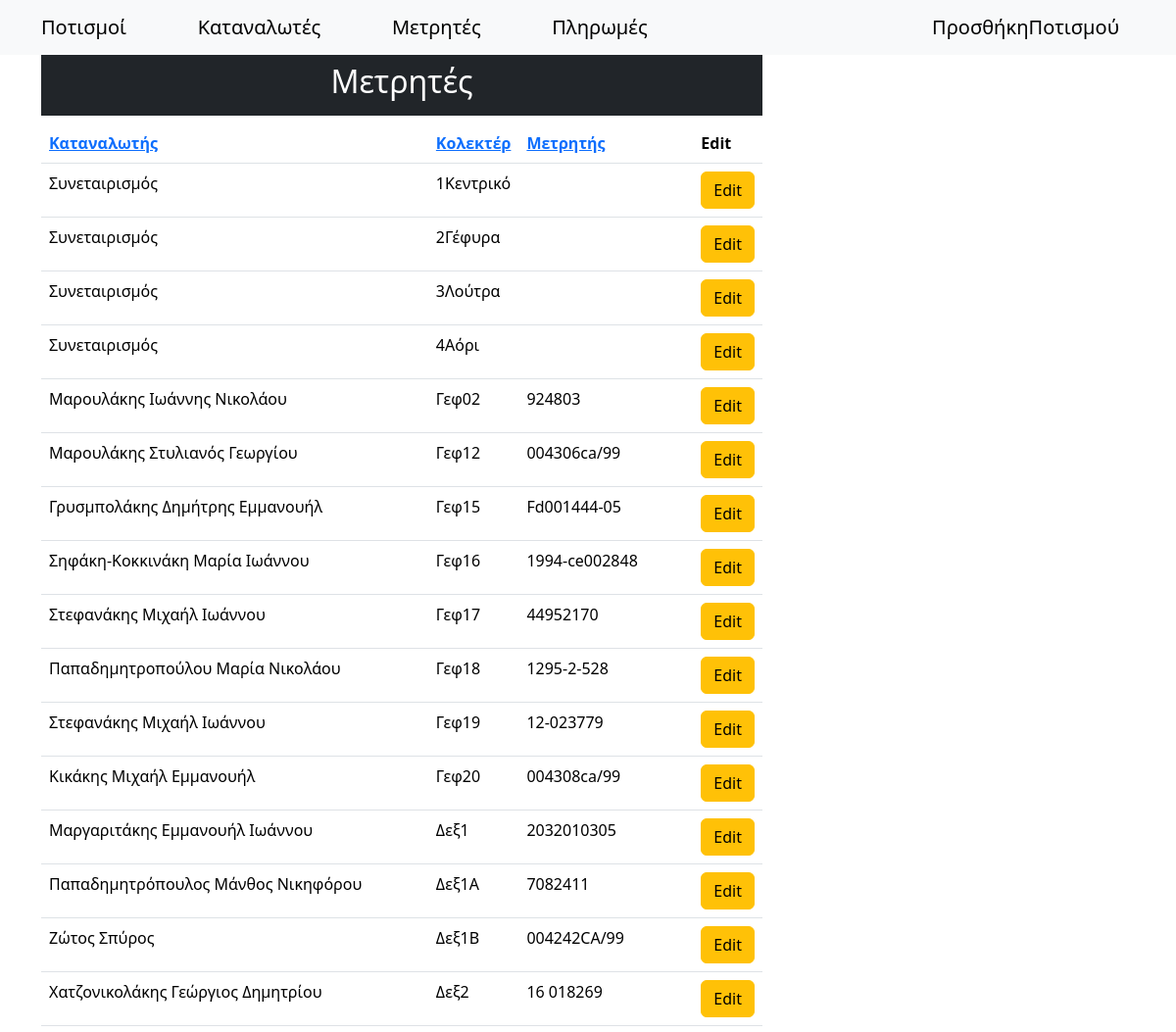
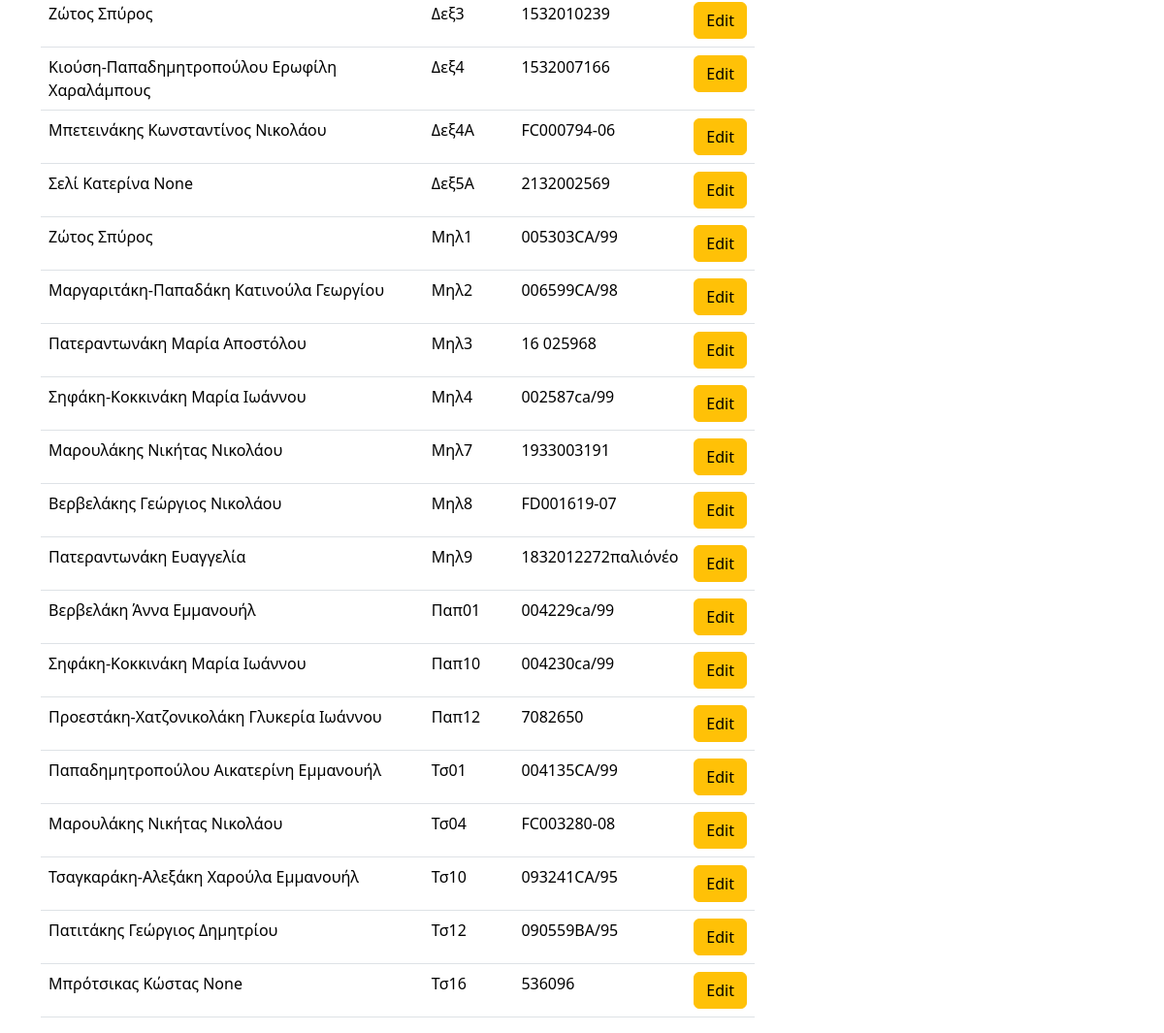
The page /counters/ on the database as committed earlier (2 pictures, top to bottom).
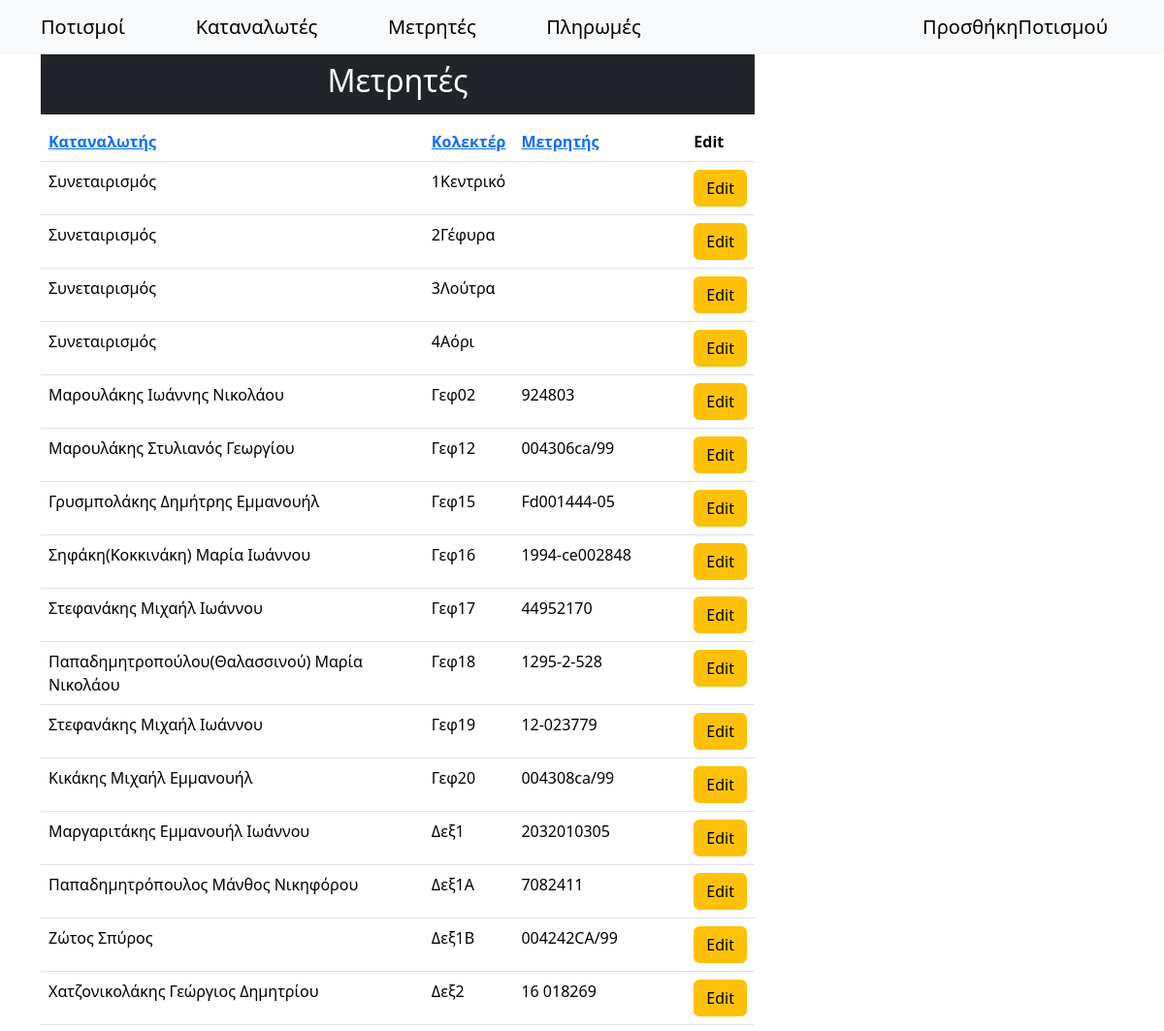
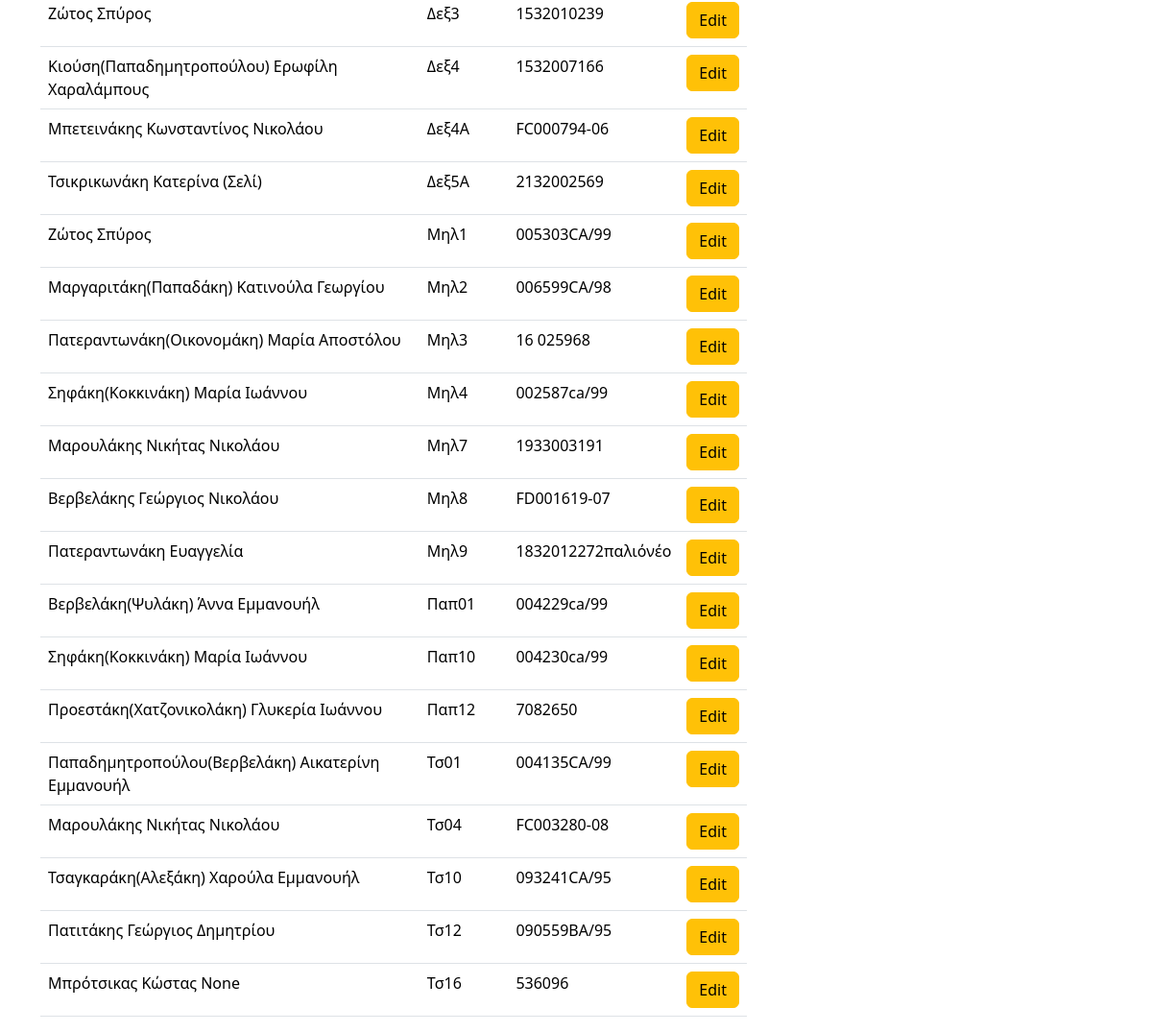
The same page on the database as committed later (2 pictures, top to bottom).
### synet/models.py (models this page shows, shortened)
class Counters(models.Model):
    collecter = models.CharField(max_length=20)
    counter = models.CharField(max_length=20, null=True, blank=True)
    customer = models.ForeignKey(Persons, null=True, blank=True, on_delete=models.SET_NULL)
    class Meta:
        ordering = ['collecter']

class Persons(models.Model):
    surname = models.CharField(max_length=100)
    name = models.CharField(max_length=100, null=True, blank=True)
    fathersName = models.CharField(max_length=100, null=True, blank=True)
    afm = models.CharField(max_length=9, null=True, blank=True, unique=True)
    phone = models.CharField(max_length=10, null=True, blank=True)
    member = models.BooleanField(default=True)  # Είναι μέλος του συνεταιρισμού
    payAsMember = models.BooleanField(default=True)  # Πληρώνει σαν μέλος του συνεταιρισμού
    isActive = models.BooleanField(default=False)  # Είναι ενεργός στον πολιτισμό
    aa = models.IntegerField(null=True, blank=True, unique=True)  # Αύξων αριθμός απόφασης ΔΣ 7/10/2000
    placeOfResidence = models.CharField(max_length=20, null=True, blank=True) # Τόπος διαμονής
    notes = models.CharField(max_length=100, null=True, blank=True)
    class Meta:
        unique_together = ('surname', 'name', 'fathersName')
        ordering = ['surname', 'name', 'fathersName']
    def __str__(self):
        return f"{self.surname} {self.name} {self.fathersName}".strip()  # Αφαιρεί επιπλέον κενά

### synet/views.py (the view)
# urls.py: path('counters/', views.counters, name="counters"),
def counters(request):
    sort_by = request.GET.get('sort', 'collecter')
    order = request.GET.get('order', 'asc')
    if order == 'desc':
        sort_by = f'-{sort_by}'  # Προσθέτει "-" για φθίνουσα ταξινόμηση
    data = Counters.objects.all().order_by(sort_by)
    context = {'data': data, 'order': 'asc' if order == 'desc' else 'desc'}
    return render(request, 'counters.html', context)

### templates/counters.html (shortened to what this page needs)
{% extends "main.html" %}
{% block content %}
<div class="container mt-5">
    <div class="row">
        <div class="col-md-8">
            <h2 class="text-center text-white bg-dark p-3">Μετρητές</h2>
            <table class="table">
                <thead>
                  <tr>
                    <th scope="col"><a href="?sort=customer&order={{ order }}">Καταναλωτής</a></th>
                    <th scope="col"><a href="?sort=collecter&order={{ order }}">Κολεκτέρ</a></th>
                    <th scope="col"><a href="?sort=counter&order={{ order }}">Μετρητής</a></th>
                    <th scope="col">Edit</th>
                  </tr>
                </thead>
                <tbody>
                    {% for d in data %}
                  <tr>
                    <td>{{d.customer}}</td>
                    <td>{{d.collecter}}</td>
                    <td>{{d.counter}}</td>
                    <td><a type="button" href="/counters/update/{{d.id}}" class="btn btn-warning">Edit</a></td>
                  </tr>
                  {% endfor %}
                </tbody>
              </table>
        </div>
    </div>
</div>
{% endblock content %}

### templates/main.html (shortened to what this page needs)
<!DOCTYPE html>
<html lang="el">
<head>
    <link href="https://cdn.jsdelivr.net/npm/bootstrap@5.3.3/dist/css/bootstrap.min.css" rel="stylesheet">
</head>
<body>
    {% include "navbar.html" %}
    {% block content %}
    {% endblock content %}
</body>
</html>

### templates/navbar.html (shortened to what this page needs)
<nav class="navbar navbar-expand-lg navbar-light bg-body-tertiary fixed-top">
    <div class="container-md text-center">
      <a class="navbar-brand" href="/">Ποτισμοί</a>
      <a class="navbar-brand" href="/customers/">Καταναλωτές</a>
      <a class="navbar-brand" href="/counters/">Μετρητές</a>
      <a class="navbar-brand" href="/paids/">Πληρωμές</a>
      <a class="navbar-brand" href="/add-irrigation/">ΠροσθήκηΠοτισμού</a>
    </div>
  </nav>

### templates/main.html (style rules this page uses)
thead { position: sticky; top: 60px; background-color: #343a40; color: white; z-index: 1020; }

Rows that differ between the two databases and show on the page:
changed through a linked row, Counters "Γεφ16": customer "Σηφάκη-Κοκκινάκη Μαρία Ιωάννου" → "Σηφάκη(Κοκκινάκη) Μαρία Ιωάννου"
changed through a linked row, Counters "Γεφ18": customer "Παπαδημητροπούλου Μαρία Νικολάου" → "Παπαδημητροπούλου(Θαλασσινού) Μαρία Νικολάου"
changed through a linked row, Counters "Δεξ4": customer "Κιούση-Παπαδημητροπούλου Ερωφίλη Χαραλάμπους" → "Κιούση(Παπαδημητροπούλου) Ερωφίλη Χαραλάμπους"
changed through a linked row, Counters "Δεξ5Α": customer "Σελί Κατερίνα None" → "Τσικρικωνάκη Κατερίνα (Σελί)"
changed through a linked row, Counters "Μηλ2": customer "Μαργαριτάκη-Παπαδάκη Κατινούλα Γεωργίου" → "Μαργαριτάκη(Παπαδάκη) Κατινούλα Γεωργίου"
changed through a linked row, Counters "Μηλ3": customer "Πατεραντωνάκη Μαρία Αποστόλου" → "Πατεραντωνάκη(Οικονομάκη) Μαρία Αποστόλου"
changed through a linked row, Counters "Μηλ4": customer "Σηφάκη-Κοκκινάκη Μαρία Ιωάννου" → "Σηφάκη(Κοκκινάκη) Μαρία Ιωάννου"
changed through a linked row, Counters "Παπ01": customer "Βερβελάκη Άννα Εμμανουήλ" → "Βερβελάκη(Ψυλάκη) Άννα Εμμανουήλ"
changed through a linked row, Counters "Παπ10": customer "Σηφάκη-Κοκκινάκη Μαρία Ιωάννου" → "Σηφάκη(Κοκκινάκη) Μαρία Ιωάννου"
changed through a linked row, Counters "Παπ12": customer "Προεστάκη-Χατζονικολάκη Γλυκερία Ιωάννου" → "Προεστάκη(Χατζονικολάκη) Γλυκερία Ιωάννου"
changed through a linked row, Counters "Τσ01": customer "Παπαδημητροπούλου Αικατερίνη Εμμανουήλ" → "Παπαδημητροπούλου(Βερβελάκη) Αικατερίνη Εμμανουήλ"
changed through a linked row, Counters "Τσ10": customer "Τσαγκαράκη-Αλεξάκη Χαρούλα Εμμανουήλ" → "Τσαγκαράκη(Αλεξάκη) Χαρούλα Εμμανουήλ"
